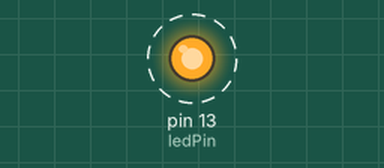
This sketch was run on a simulated Arduino Uno, built with avr-gcc and run on an emulated ATmega328P. Parts: output pins drawn as LEDs (lit = HIGH). Dashed ring = blinking. What the sketch prints to the serial monitor is not drawn.

Above: at 0.5 s.
Timing chart, 0 to 4.6 s (numbered marks = the images above):
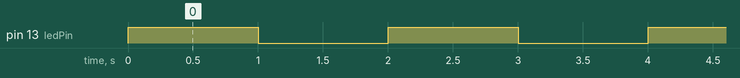

The sketch:

serial_Plotter.ino
```cpp
// กำหนดพินที่เชื่อมต่อกับ LED
const int ledPin = 13; // สามารถเปลี่ยนพินได้ตามที่เชื่อมต่อ

// ตั้งค่าระยะเวลาในการติดและดับ (เป็นมิลลิวินาที)
const int onTime = 1000;  // เวลาในการติด LED (1 วินาที)
const int offTime = 1000; // เวลาในการดับ LED (1 วินาที)

void setup() {
  // กำหนดพินของ LED เป็นเอาต์พุต
  pinMode(ledPin, OUTPUT);

  // เริ่มการสื่อสารผ่าน Serial
  Serial.begin(9600);
}

void loop() {
  // ทำการเปิด LED
  digitalWrite(ledPin, HIGH);
  Serial.println(1);  // ส่งค่า 1 ไปที่ Serial Plotter
  delay(onTime);      // รอเป็นเวลาที่กำหนด

  // ทำการปิด LED
  digitalWrite(ledPin, LOW);
  Serial.println(0);  // ส่งค่า 0 ไปที่ Serial Plotter
  delay(offTime);     // รอเป็นเวลาที่กำหนด
}
```

Measured:
- by itself, pin 13 (ledPin): alternates HIGH for 1.0 s and LOW for 1.0 s
